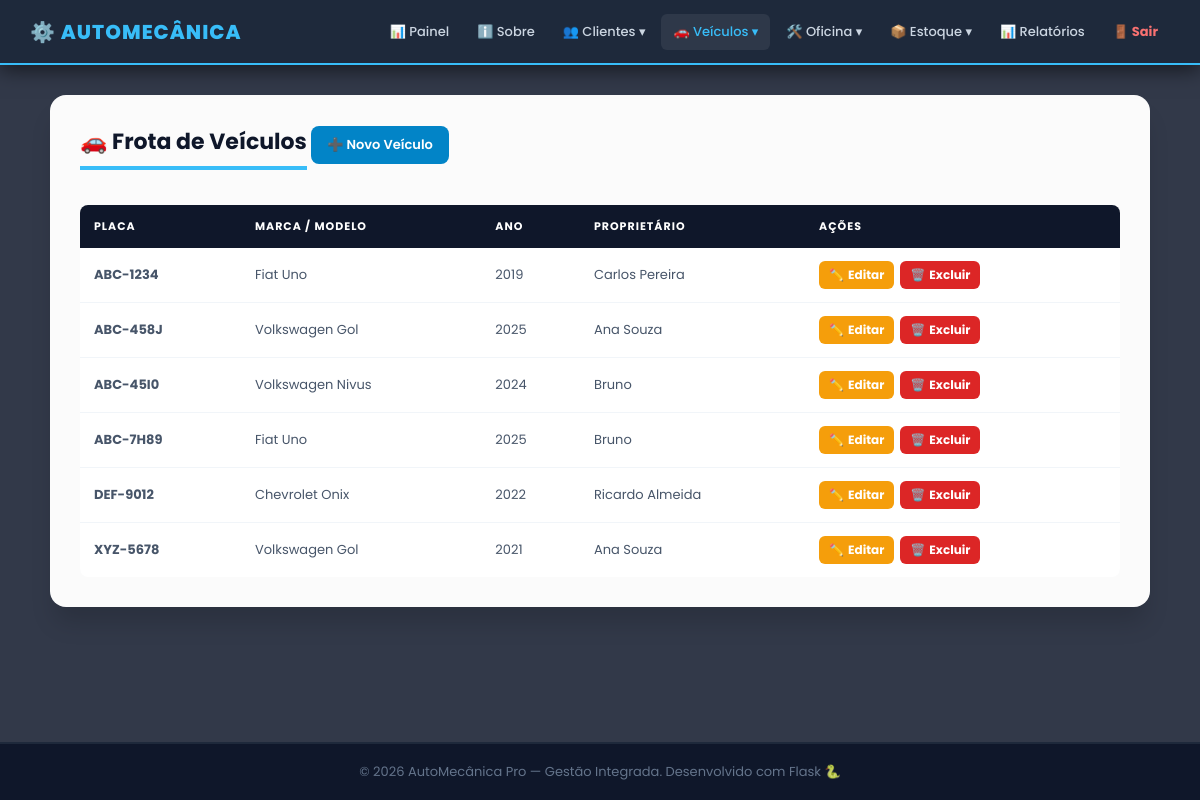
The app's page /veiculo (signed in) with its own data.
### app.py (models this page shows)
class Veiculo(db.Model):
    __tablename__ = 'veiculo'
    id_veiculo = db.Column(db.Integer, primary_key=True)
    placa      = db.Column(db.String(10),  unique=True, nullable=False)
    marca      = db.Column(db.String(50))
    modelo     = db.Column(db.String(50))
    ano        = db.Column(db.Integer)
    id_cliente = db.Column(db.Integer, db.ForeignKey('cliente.id_cliente', ondelete='CASCADE'), nullable=False)
    ordens     = db.relationship('OrdemServico', backref='veiculo', lazy=True, cascade='all, delete-orphan')

class Cliente(db.Model):
    __tablename__ = 'cliente'
    id_cliente = db.Column(db.Integer, primary_key=True)
    nome       = db.Column(db.String(100), nullable=False)
    cpf        = db.Column(db.String(15),  unique=True, nullable=False)
    telefone   = db.Column(db.String(20))
    veiculos   = db.relationship('Veiculo', backref='cliente', lazy=True, cascade='all, delete-orphan')

### app.py (the view)
@app.route('/veiculo')
@login_required
def veiculo_consultar():
    rows = (db.session.query(Veiculo, Cliente.nome.label('dono'))
            .join(Cliente, Veiculo.id_cliente == Cliente.id_cliente)
            .order_by(Veiculo.placa).all())
    return render_template('veiculo/consultar.html', controller='veiculo', veiculos=rows)

### app.py (called while the page is built, shortened)
def login_required(f):
    @wraps(f)
    def decorated(*args, **kwargs):
        if 'usuario_id' not in session:
            return redirect(url_for('login'))
        return f(*args, **kwargs)
    return decorated

@app.before_request
def ensure_db():
    global _db_initialized

@app.before_request
def csrf_protect():
    if request.method == 'POST':
        token_sessao = session.get('_csrf_token')
        token_form   = request.form.get('csrf_token')
        if not token_sessao or not token_form or not hmac.compare_digest(token_sessao, token_form):
            abort(400, description='Token CSRF invalido ou ausente. Recarregue a pagina e tente novamente.')

### templates/veiculo/consultar.html (shortened to what this page needs)
{% extends 'base.html' %}
{% block content %}
<div class="cartao card-lg">
    <h3>🚗 Frota de Veículos</h3>
    <a href="{{ url_for('veiculo_cadastrar') }}" class="btn-add">➕ Novo Veículo</a>
    <div class="tabela-wrapper tbl-desktop">
        <table>
            <thead>
                <tr><th>Placa</th><th>Marca / Modelo</th><th>Ano</th><th>Proprietário</th><th>Ações</th></tr>
            </thead>
            <tbody>
                {% for v, dono in veiculos %}
                <tr>
                    <td><b>{{ v.placa }}</b></td>
                    <td>{{ v.marca }} {{ v.modelo }}</td>
                    <td>{{ v.ano }}</td>
                    <td>{{ dono }}</td>
                    <td><div class="acoes">
                        <a href="{{ url_for('veiculo_editar', id=v.id_veiculo) }}" class="btn-ed">✏️<span class="txt"> Editar</span></a>
                        <a href="{{ url_for('veiculo_excluir', id=v.id_veiculo) }}" class="btn-ex" onclick="return confirm('Excluir veículo {{ v.placa }}?')">🗑️<span class="txt"> Excluir</span></a>
                    </div></td>
                </tr>
                {% else %}
                <tr><td colspan="5" style="text-align:center;color:#94a3b8;padding:30px;">Nenhum veículo cadastrado.</td></tr>
                {% endfor %}
            </tbody>
        </table>
    </div>
</div>
{% endblock %}

### static/css/main.css (style rules this page uses)
* { margin:0; padding:0; box-sizing:border-box; font-family:'Poppins',sans-serif; }
body { display:flex; flex-direction:column; min-height:100vh; color:#334155; background: url('https://images.unsplash.com/photo-1619642751034-765dfdf7c58e?q=80&w=1920&auto=format&fit=crop') no-repeat center center fixed; background-size:cover; }
.cartao { background-color:rgba(255,255,255,0.98); width:100%; padding:30px; border-radius:16px; box-shadow:0 20px 25px -5px rgba(0,0,0,0.15); margin-bottom:25px; }
.card-lg { max-width:1100px; }
.cartao h3 { margin-bottom:20px; color:#0f172a; font-size:22px; border-bottom:4px solid #38bdf8; padding-bottom:8px; display:inline-block; }
.tabela-wrapper { overflow-x:auto; -webkit-overflow-scrolling:touch; margin-top:15px; border-radius:8px; }
table { width:100%; border-collapse:collapse; background-color:white; min-width:500px; }
th { background-color:#0f172a; padding:13px 14px; text-align:left; color:white; font-size:11px; text-transform:uppercase; letter-spacing:1px; white-space:nowrap; }
td { padding:13px 14px; border-bottom:1px solid #f1f5f9; font-size:13px; color:#475569; }
tr:last-child td { border-bottom:none; }
.btn-add { background-color:#0284c7; color:white; padding:9px 16px; border-radius:8px; text-decoration:none; font-weight:600; font-size:13px; display:inline-block; margin-bottom:12px; }
.acoes { display:flex; gap:6px; flex-wrap:nowrap; align-items:center; }
.btn-ed, .btn-ex, .btn-det, .btn-ok { display:inline-flex; align-items:center; gap:4px; padding:5px 10px; border-radius:6px; text-decoration:none; font-weight:700; font-size:12px; white-space:nowrap; cursor:pointer; border:none; transition:0.2s; }
.btn-ed { background:#f59e0b; color:white; }
.btn-ex { background:#dc2626; color:white; }
.btn-ed .txt, .btn-ex .txt, .btn-det .txt, .btn-ok .txt { display:inline; }

### static/css/mobile.css (style rules this page uses)
.tbl-desktop { display: block; }

### records on screen
Veiculo: placa "ABC-1234", marca "Fiat", modelo "Uno", ano "2019", nome "Carlos Pereira"
Veiculo: placa "ABC-458J", marca "Volkswagen", modelo "Gol", ano "2025", nome "Ana Souza"
Veiculo: placa "ABC-45I0", marca "Volkswagen", modelo "Nivus", ano "2024", nome "Bruno"
Veiculo: placa "ABC-7H89", marca "Fiat", modelo "Uno", ano "2025", nome "Bruno"
Veiculo: placa "DEF-9012", marca "Chevrolet", modelo "Onix", ano "2022", nome "Ricardo Almeida"
Veiculo: placa "XYZ-5678", marca "Volkswagen", modelo "Gol", ano "2021", nome "Ana Souza"
